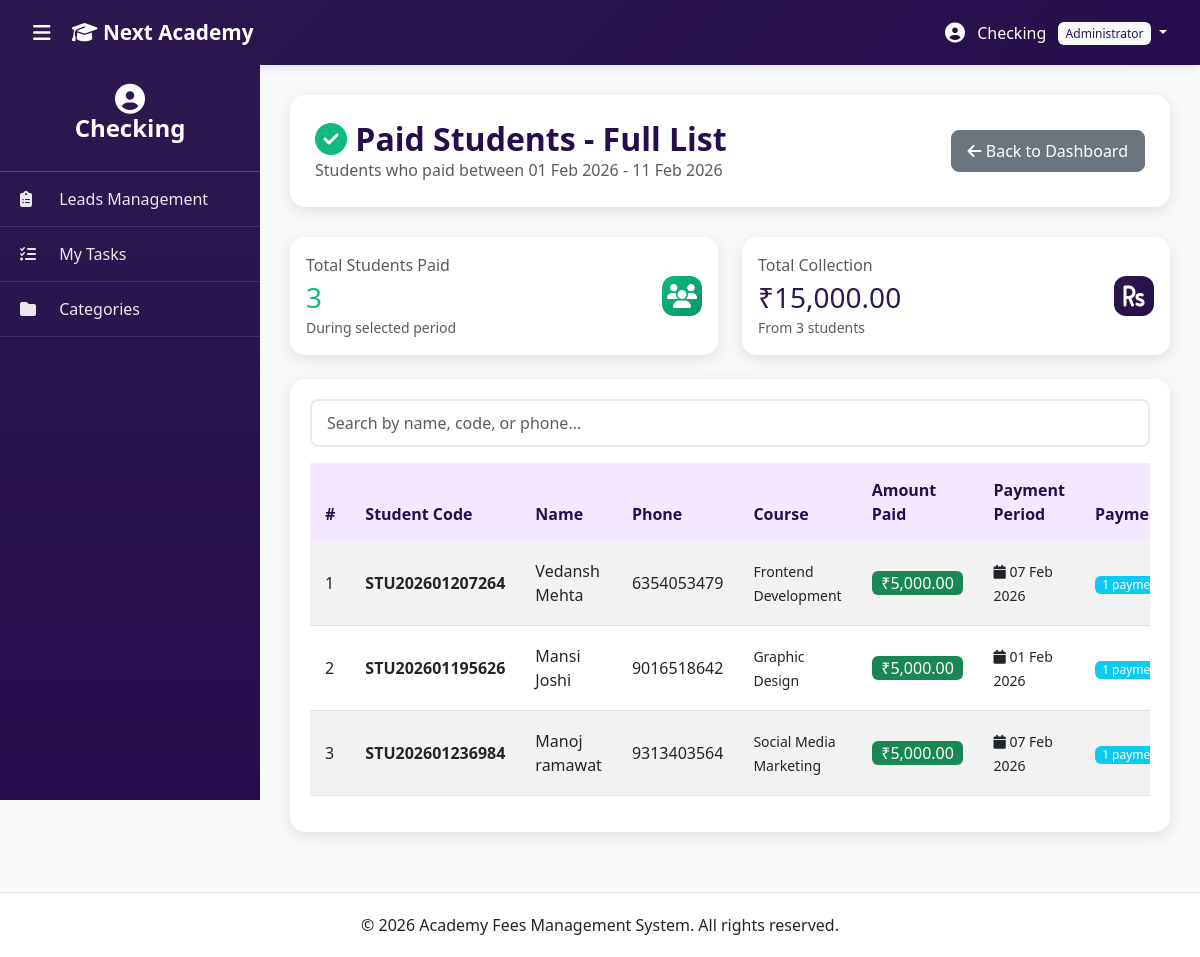
The page /admin/paid_students_full_list.php (signed in) on the database its author committed.
### tables this page shows
CREATE TABLE `students` (
  `id` int(11) NOT NULL,
  `inquiry_id` int(11) DEFAULT NULL,
  `student_code` varchar(20) NOT NULL,
  `full_name` varchar(100) NOT NULL,
  `email` varchar(100) DEFAULT NULL,
  `phone` varchar(20) NOT NULL,
  `address` text DEFAULT NULL,
  `birthdate` date DEFAULT NULL,
  `photo` varchar(255) DEFAULT NULL,
  `category_id` int(11) NOT NULL,
  `course_id` int(11) NOT NULL,
  `duration_months` int(11) NOT NULL,
  `batch` enum('Morning','Evening') DEFAULT 'Morning',
  `total_fees` decimal(10,2) NOT NULL,
  `enrollment_date` date NOT NULL,
  `monthly_due_day` tinyint(4) DEFAULT NULL,
  `completion_date` date DEFAULT NULL,
  `status` enum('Active','Hold','Completed','Dropped','Deleted') DEFAULT 'Active',
  `hold_start_date` date DEFAULT NULL,
  `hold_reason` text DEFAULT NULL,
  `resume_date` date DEFAULT NULL,
  `total_hold_days` int(11) DEFAULT 0,
  `username` varchar(50) DEFAULT NULL,
  `password` varchar(255) DEFAULT NULL,
  `login_enabled` tinyint(1) DEFAULT 0,
  `last_login` timestamp NULL DEFAULT NULL,
  `portal_last_login` timestamp NULL DEFAULT NULL,
  `created_at` timestamp NULL DEFAULT current_timestamp(),
  `updated_at` timestamp NULL DEFAULT current_timestamp() ON UPDATE current_timestamp()
);

CREATE TABLE `courses` (
  `id` int(11) NOT NULL,
  `category_id` int(11) NOT NULL,
  `name` varchar(150) NOT NULL,
  `description` text DEFAULT NULL,
  `status` enum('Active','Inactive') DEFAULT 'Active',
  `created_at` timestamp NULL DEFAULT current_timestamp(),
  `updated_at` timestamp NULL DEFAULT current_timestamp() ON UPDATE current_timestamp()
);

### admin/paid_students_full_list.php (the view, shortened to what this page needs)
<?php
include 'includes/header.php';
$start_date = isset($_GET['start_date']) ? $_GET['start_date'] : date('Y-m-01');
$end_date = isset($_GET['end_date']) ? $_GET['end_date'] : date('Y-m-d');
$paidStudents = $conn->query("
    SELECT
        s.id,
        s.student_code,
        s.full_name,
        s.phone,
        COALESCE(SUM(p.amount_paid), 0) as total_paid,
        MIN(p.payment_date) as first_payment_date,
        MAX(p.payment_date) as last_payment_date,
        COUNT(p.id) as payment_count,
        c.name as course_name
    FROM students s
    JOIN payments p ON s.id = p.student_id
        AND p.payment_date BETWEEN '$start_date' AND '$end_date'
    JOIN courses c ON s.course_id = c.id
    WHERE s.status = 'Active'
    GROUP BY s.id
    ORDER BY total_paid DESC
");
$total_count = $paidStudents->num_rows;
$total_collection = 0;
?>
<div class="page-header d-flex justify-content-between align-items-center">
    <div>
        <h2><i class="fas fa-check-circle text-success"></i> Paid Students - Full List</h2>
        <p class="text-muted mb-0">Students who paid between <?php echo date('d M Y', strtotime($start_date)); ?> - <?php echo date('d M Y', strtotime($end_date)); ?></p>
    </div>
    <a href="index.php?start_date=<?php echo $start_date; ?>&end_date=<?php echo $end_date; ?>" class="btn btn-secondary">
        <i class="fas fa-arrow-left"></i> Back to Dashboard
    </a>
</div>
<div class="row g-4 mb-4">
    <div class="col-md-6">
        <div class="card dashboard-card">
            <div class="card-body">
                <div class="d-flex justify-content-between align-items-center">
                    <div>
                        <p class="text-muted mb-1">Total Students Paid</p>
                        <h3 class="mb-0 text-success"><?php echo $total_count; ?></h3>
                        <small class="text-muted">During selected period</small>
                    </div>
                    <div class="card-icon icon-success">
                        <i class="fas fa-users"></i>
                    </div>
                </div>
            </div>
        </div>
    </div>
    <div class="col-md-6">
        <div class="card dashboard-card">
            <div class="card-body">
                <div class="d-flex justify-content-between align-items-center">
                    <div>
                        <p class="text-muted mb-1">Total Collection</p>
                        <h3 class="mb-0 text-purple">
                            <?php
                            $paidStudents->data_seek(0);
                            while ($s = $paidStudents->fetch_assoc()) {
                                $total_collection += $s['total_paid'];
                            }
                            echo '₹' . number_format($total_collection, 2);
                            ?>
                        </h3>
                        <small class="text-muted">From <?php echo $total_count; ?> students</small>
                    </div>
                    <div class="card-icon icon-purple">
                        <i class="fas fa-rupee-sign"></i>
                    </div>
                </div>
            </div>
        </div>
    </div>
</div>
<div class="table-card">
    <div class="mb-3">
        <input type="text" class="form-control" id="searchStudent" placeholder="Search by name, code, or phone...">
    </div>
    <div class="table-responsive">
        <table class="table table-hover table-striped" id="paidStudentsTable">
            <thead class="table-success">
                <tr>
                    <th>#</th>
                    <th>Student Code</th>
                    <th>Name</th>
                    <th>Phone</th>
                    <th>Course</th>
                    <th>Amount Paid</th>
                    <th>Payment Period</th>
                    <th>Payments</th>
                </tr>
            </thead>
            <tbody>
                <?php
                $paidStudents->data_seek(0);
                $sno = 1;
                while ($student = $paidStudents->fetch_assoc()):
                ?>
                <tr>
                    <td><?php echo $sno++; ?></td>
                    <td><strong><?php echo htmlspecialchars($student['student_code']); ?></strong></td>
                    <td><?php echo htmlspecialchars($student['full_name']); ?></td>
                    <td><?php echo htmlspecialchars($student['phone']); ?></td>
                    <td><small><?php echo htmlspecialchars($student['course_name']); ?></small></td>
                    <td><span class="badge bg-success fs-6">₹<?php echo number_format($student['total_paid'], 2); ?></span></td>
                    <td>
                        <small>
                            <i class="fas fa-calendar"></i>
                            <?php if ($student['first_payment_date'] == $student['last_payment_date']): ?>
                                <?php echo date('d M Y', strtotime($student['first_payment_date'])); ?>
                            <?php else: ?>
                                <?php echo date('d M', strtotime($student['first_payment_date'])); ?> - <?php echo date('d M Y', strtotime($student['last_payment_date'])); ?>
                            <?php endif; ?>
                        </small>
                    </td>
                    <td><span class="badge bg-info"><?php echo $student['payment_count']; ?> payment(s)</span></td>
                </tr>
                <?php endwhile; ?>
            </tbody>
        </table>
    </div>
</div>
<?php include 'includes/footer.php'; ?>

### admin/assets/css/style.css (style rules this page uses)
:root { --purple-primary: #2c184f; --purple-dark: #260e4c; --purple-light: #8e73e0; --purple-lighter: #d6b8f5; --purple-extra-light: #f3e8ff; --sidebar-width: 260px; --navbar-height: 65px; }
* { margin: 0; padding: 0; box-sizing: border-box; }
body { font-family: 'Segoe UI', Tahoma, Geneva, Verdana, sans-serif; background: #f8f9fa; overflow-x: hidden; }
.text-purple { color: var(--purple-primary) !important; }
.dashboard-card { border-radius: 15px; border: none; box-shadow: 0 4px 15px rgba(0, 0, 0, 0.1); transition: transform 0.3s, box-shadow 0.3s; overflow: hidden; }
.card-icon { width: 40px; height: 40px; border-radius: 12px; display: flex; align-items: center; justify-content: center; font-size: 24px; color: white; }
.icon-purple { background: linear-gradient(135deg, var(--purple-primary), var(--purple-dark)); }
.icon-success { background: linear-gradient(135deg, #10b981, #059669); }
.table-card { background: white; border-radius: 15px; padding: 20px; box-shadow: 0 4px 15px rgba(0, 0, 0, 0.1); }
.table thead th { background: var(--purple-extra-light); color: var(--purple-dark); font-weight: 600; border: none; padding: 15px; }
.table tbody td { padding: 15px; vertical-align: middle; }
.btn { border-radius: 8px; padding: 8px 16px; font-weight: 500; transition: all 0.3s; }
.badge { padding: 6px 12px; font-weight: 500; border-radius: 6px; }
.form-control, .form-select { border: 2px solid #e9ecef; border-radius: 8px; padding: 10px 15px; transition: all 0.3s; }
.page-header { background: white; border-radius: 15px; padding: 25px; margin-bottom: 30px; box-shadow: 0 4px 15px rgba(0, 0, 0, 0.1); }
.page-header h2 { color: var(--purple-dark); margin: 0; font-weight: 600; }
body { overflow-x: hidden; }
.badge { font-size: 0.75rem; padding: 0.25em 0.6em; }
.badge { font-weight: 500; }
.text-success { color: #10b981 !important; }

### rows shown on the page
students: student_code "STU202601207264", full_name "Vedansh Mehta", phone "6354053479", course.name "Frontend Development", total_paid "5,000.00", first_payment_date "07 Feb 2026", payment_count "1"
students: student_code "STU202601195626", full_name "Mansi Joshi", phone "9016518642", course.name "Graphic Design", total_paid "5,000.00", first_payment_date "01 Feb 2026", payment_count "1"
students: student_code "STU202601236984", full_name "Manoj ramawat", phone "9313403564", course.name "Social Media Marketing", total_paid "5,000.00", first_payment_date "07 Feb 2026", payment_count "1"

### other values the page prints
$admin['name'] "Checking"
$admin['role'] "Administrator"
date('d M Y', strtotime($start_date)) "01 Feb 2026"
date('d M Y', strtotime($end_date)) "11 Feb 2026"
$total_count "3"
$total_collection "15,000.00"
